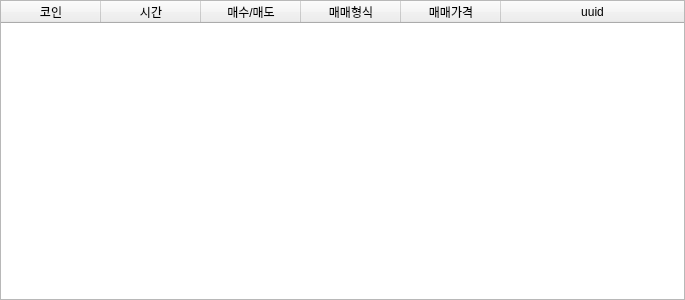
<?xml version="1.0" encoding="UTF-8"?>
<ui version="4.0">
 <class>Form</class>
 <widget class="QWidget" name="Form">
  <property name="geometry">
   <rect>
    <x>0</x>
    <y>0</y>
    <width>685</width>
    <height>300</height>
   </rect>
  </property>
  <property name="windowTitle">
   <string>Form</string>
  </property>
  <layout class="QVBoxLayout" name="verticalLayout">
   <property name="spacing">
    <number>0</number>
   </property>
   <property name="leftMargin">
    <number>0</number>
   </property>
   <property name="topMargin">
    <number>0</number>
   </property>
   <property name="rightMargin">
    <number>0</number>
   </property>
   <property name="bottomMargin">
    <number>0</number>
   </property>
   <item>
    <widget class="QTableWidget" name="signallist">
     <property name="editTriggers">
      <set>QAbstractItemView::NoEditTriggers</set>
     </property>
     <property name="selectionMode">
      <enum>QAbstractItemView::NoSelection</enum>
     </property>
     <property name="selectionBehavior">
      <enum>QAbstractItemView::SelectRows</enum>
     </property>
     <attribute name="horizontalHeaderHighlightSections">
      <bool>false</bool>
     </attribute>
     <attribute name="horizontalHeaderStretchLastSection">
      <bool>true</bool>
     </attribute>
     <attribute name="verticalHeaderVisible">
      <bool>false</bool>
     </attribute>
     <column>
      <property name="text">
       <string>코인</string>
      </property>
     </column>
     <column>
      <property name="text">
       <string>시간</string>
      </property>
     </column>
     <column>
      <property name="text">
       <string>매수/매도</string>
      </property>
     </column>
     <column>
      <property name="text">
       <string>매매형식</string>
      </property>
     </column>
     <column>
      <property name="text">
       <string>매매가격</string>
      </property>
     </column>
     <column>
      <property name="text">
       <string>uuid</string>
      </property>
     </column>
    </widget>
   </item>
  </layout>
 </widget>
 <resources/>
 <connections/>
</ui>
